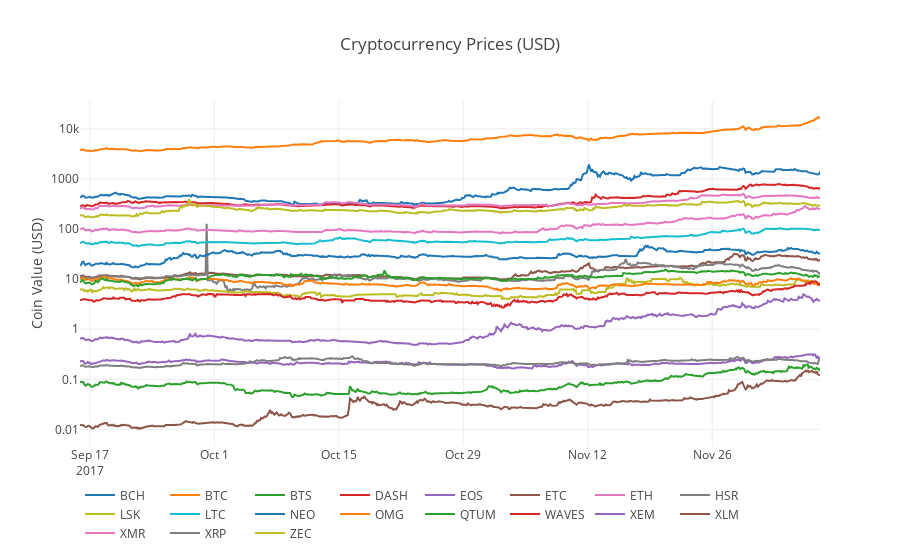

Notebook code cell kept with this figure:
### Markdown cell above
The graph below is plot using 2000 observations between September to November 2017.

### Code cell
df_scatter(df1, 'Cryptocurrency Prices (USD)', seperate_y_axis=False, y_axis_label='Coin Value (USD)', scale='log')

### Figure 1 — Plotly figure (JSON) as saved in the notebook; plotly's stock layout.template omitted (floating-point values rounded to 4 significant figures; data arrays with more than 128 entries replaced by an {"elided": "..."} marker saying what was removed)
{"data": [{"name": "BCH", "type": "scatter", "visible": "visible", "x": {"elided": "667 str values"}, "y": {"elided": "667 float values"}}, {"name": "BTC", "type": "scatter", "visible": "visible", "x": {"elided": "667 str values"}, "y": {"elided": "667 float values"}}, {"name": "BTS", "type": "scatter", "visible": "visible", "x": {"elided": "667 str values"}, "y": {"elided": "667 float values"}}, {"name": "DASH", "type": "scatter", "visible": "visible", "x": {"elided": "667 str values"}, "y": {"elided": "667 float values"}}, {"name": "EOS", "type": "scatter", "visible": "visible", "x": {"elided": "667 str values"}, "y": {"elided": "667 float values"}}, {"name": "ETC", "type": "scatter", "visible": "visible", "x": {"elided": "667 str values"}, "y": {"elided": "667 float values"}}, {"name": "ETH", "type": "scatter", "visible": "visible", "x": {"elided": "667 str values"}, "y": {"elided": "667 float values"}}, {"name": "HSR", "type": "scatter", "visible": "visible", "x": {"elided": "667 str values"}, "y": {"elided": "667 float values"}}, {"name": "LSK", "type": "scatter", "visible": "visible", "x": {"elided": "667 str values"}, "y": {"elided": "667 float values"}}, {"name": "LTC", "type": "scatter", "visible": "visible", "x": {"elided": "667 str values"}, "y": {"elided": "667 float values"}}, {"name": "NEO", "type": "scatter", "visible": "visible", "x": {"elided": "667 str values"}, "y": {"elided": "667 float values"}}, {"name": "OMG", "type": "scatter", "visible": "visible", "x": {"elided": "667 str values"}, "y": {"elided": "667 float values"}}, {"name": "QTUM", "type": "scatter", "visible": "visible", "x": {"elided": "667 str values"}, "y": {"elided": "667 float values"}}, {"name": "WAVES", "type": "scatter", "visible": "visible", "x": {"elided": "667 str values"}, "y": {"elided": "667 float values"}}, {"name": "XEM", "type": "scatter", "visible": "visible", "x": {"elided": "667 str values"}, "y": {"elided": "667 float values"}}, {"name": "XLM", "type": "scatter", "visible": "visible", "x": {"elided": "667 str values"}, "y": {"elided": "667 float values"}}, {"name": "XMR", "type": "scatter", "visible": "visible", "x": {"elided": "667 str values"}, "y": {"elided": "667 float values"}}, {"name": "XRP", "type": "scatter", "visible": "visible", "x": {"elided": "667 str values"}, "y": {"elided": "667 float values"}}, {"name": "ZEC", "type": "scatter", "visible": "visible", "x": {"elided": "667 str values"}, "y": {"elided": "667 float values"}}], "layout": {"legend": {"orientation": "h"}, "title": "Cryptocurrency Prices (USD)", "xaxis": {"type": "date"}, "yaxis": {"showticklabels": true, "title": "Coin Value (USD)", "type": "log"}}}
